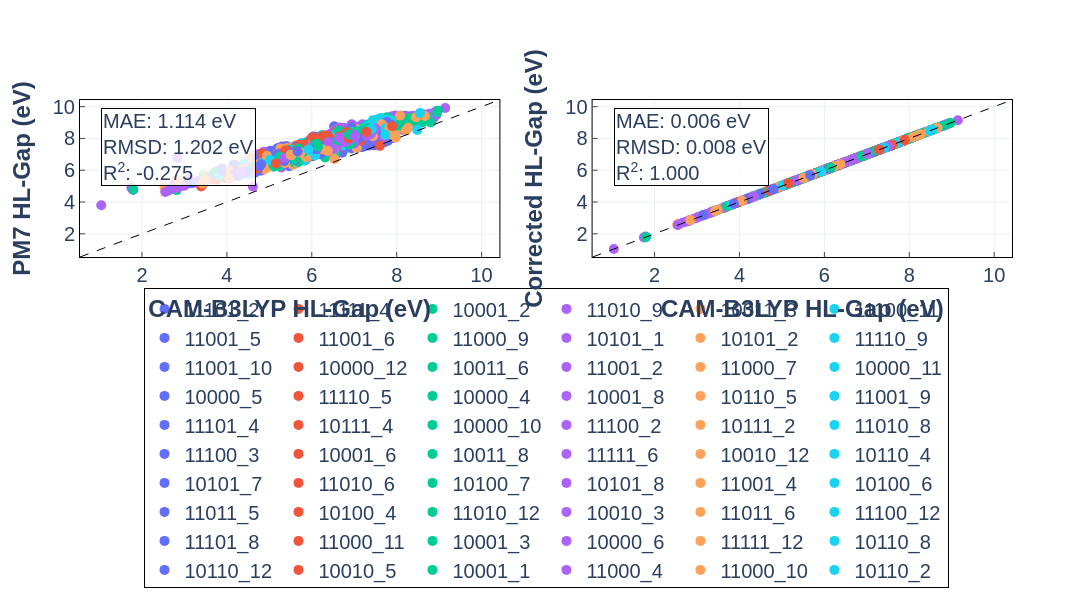
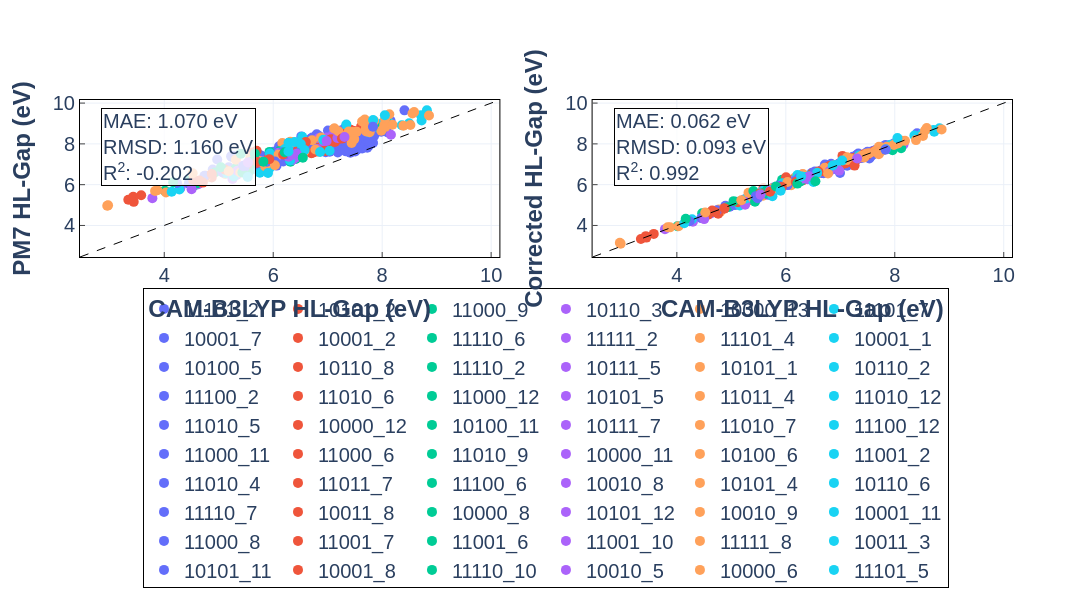
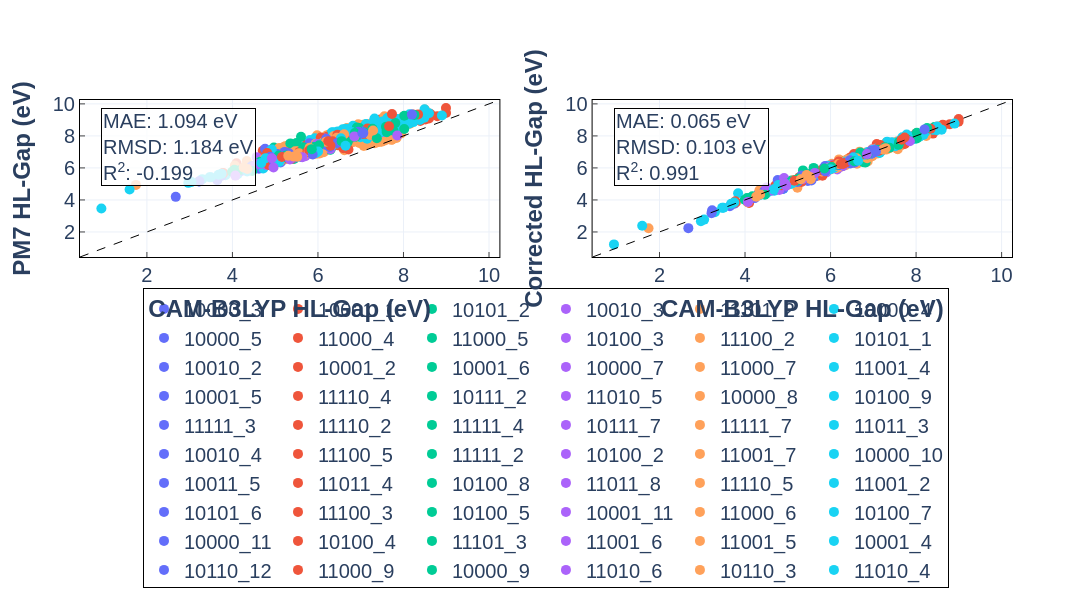

The cell these charts' notebook holds for them, in order:
### Code cell
import os

import numpy as np
import torch
from sklearn.model_selection import StratifiedKFold, train_test_split
from torch.utils.data import DataLoader, Subset

from dataset.pac_matrix import PAC5MatrixHLGapTransferLearningDataset

TARGET_FOLD = 1
K_FOLDS = 5
BATCH_SIZE = 256

device = torch.device("cuda" if torch.cuda.is_available() else "cpu")
print(f"Using device: {device}")

dataset = PAC5MatrixHLGapTransferLearningDataset()

safe_stratify_labels = build_band_gap_bin_labels(dataset)

skf = StratifiedKFold(n_splits=K_FOLDS, shuffle=True, random_state=42)

target_train_idx, target_val_idx, target_test_idx = None, None, None

for fold, (train_val_idx, test_idx) in enumerate(
    skf.split(np.zeros(len(dataset)), safe_stratify_labels), 1
):
    if fold == TARGET_FOLD:
        try:
            train_idx, val_idx = train_test_split(
                train_val_idx,
                test_size=0.125,
                random_state=42,
                stratify=safe_stratify_labels[train_val_idx],
            )
        except ValueError:
            train_idx, val_idx = train_test_split(
                train_val_idx, test_size=0.125, random_state=42
            )

        target_train_idx = train_idx
        target_val_idx = val_idx
        target_test_idx = test_idx
        break

if target_train_idx is None or target_val_idx is None or target_test_idx is None:
    raise ValueError(f"Fold {TARGET_FOLD} is out of bounds for K={K_FOLDS}")

train_sub = Subset(dataset, target_train_idx)
val_sub = Subset(dataset, target_val_idx)
test_sub = Subset(dataset, target_test_idx)

train_loader = DataLoader(train_sub, batch_size=BATCH_SIZE, shuffle=False)
val_loader = DataLoader(val_sub, batch_size=BATCH_SIZE, shuffle=False)
test_loader = DataLoader(test_sub, batch_size=BATCH_SIZE, shuffle=False)

model = GCNNDeltaCorrection().to(device)

model_path = f"../models/gcnn_3.7M-pac_grid-[PAC5-hl_gap-to_camb3lyp_hl_gap]-finetune_delta/fold_{TARGET_FOLD}.pth"
if not os.path.exists(model_path):
    raise FileNotFoundError(f"No trained model weights at {model_path} for this fold")

model.load_state_dict(torch.load(model_path, map_location=device))


def evaluate_and_plot(model, loader, split_name, fold_num, device):
    model.eval()
    results = []

    with torch.no_grad():
        for pac_tensor, low_bg, high_bg, smiles_batch, level_batch in loader:
            pac_tensor = pac_tensor.to(device)
            low_bg = low_bg.to(device)

            corrected_bg, _ = model(pac_tensor, low_bg)

            for i in range(len(smiles_batch)):
                results.append(
                    {
                        "smiles": smiles_batch[i],
                        "level": level_batch[i],
                        "pm7_bg": low_bg[i].item(),
                        "camb3lyp_bg": high_bg[i].item(),
                        "corrected_bg": corrected_bg[i].item(),
                    }
                )

    df_results = pd.DataFrame(results)

    y_true = df_results["camb3lyp_bg"]
    y_orig = df_results["pm7_bg"]
    y_corr = df_results["corrected_bg"]

    orig_mae = (y_orig - y_true).abs().mean()
    orig_rmsd = np.sqrt(((y_orig - y_true) ** 2).mean())
    orig_r2 = r2_score(y_true, y_orig)

    corr_mae = (y_corr - y_true).abs().mean()
    corr_rmsd = np.sqrt(((y_corr - y_true) ** 2).mean())
    corr_r2 = r2_score(y_true, y_corr)

    fig = make_subplots(rows=1, cols=2, horizontal_spacing=0.1)

    levels = df_results["level"].unique()
    colors = ["#636EFA", "#EF553B", "#00CC96", "#AB63FA", "#FFA15A", "#19D3F3"]

    def add_scatter_traces(col_name, subplot_col):
        for i, level in enumerate(levels):
            df_sub = df_results[df_results["level"] == level]
            fig.add_trace(
                go.Scatter(
                    x=df_sub["camb3lyp_bg"],
                    y=df_sub[col_name],
                    mode="markers",
                    name=str(level),
                    marker=dict(color=colors[i % len(colors)]),
                    text=df_sub["smiles"],
                    hovertemplate="SMILES: %{text}<br>CAM-B3LYP: %{x:.4f} eV<br>Y: %{y:.4f} eV<extra></extra>",
                    showlegend=(subplot_col == 1),
                ),
                row=1,
                col=subplot_col,
            )

    add_scatter_traces("pm7_bg", 1)
    add_scatter_traces("corrected_bg", 2)

    min_val = min(y_true.min(), y_orig.min(), y_corr.min()) - 0.5
    max_val = max(y_true.max(), y_orig.max(), y_corr.max()) + 0.5

    for col in [1, 2]:
        fig.add_trace(
            go.Scatter(
                x=[min_val, max_val],
                y=[min_val, max_val],
                mode="lines",
                line=dict(dash="dash", color="black", width=1),
                name="Parity",
                showlegend=False,
            ),
            row=1,
            col=col,
        )

    fig.update_layout(width=1100, height=550, template="plotly", font=dict(size=18))

    def get_stats_text(mae, rmsd, r2):
        return f"MAE: {mae:.3f} eV<br>RMSD: {rmsd:.3f} eV<br>R<sup>2</sup>: {r2:.3f}"

    fig.add_annotation(
        text=get_stats_text(orig_mae, orig_rmsd, orig_r2),
        xref="x domain",
        yref="y domain",
        x=0.05,
        y=0.95,
        showarrow=False,
        align="left",
        bgcolor="rgba(255,255,255,0.8)",
        bordercolor="black",
    )

    fig.add_annotation(
        text=get_stats_text(corr_mae, corr_rmsd, corr_r2),
        xref="x2 domain",
        yref="y2 domain",
        x=0.05,
        y=0.95,
        showarrow=False,
        align="left",
        bgcolor="rgba(255,255,255,0.8)",
        bordercolor="black",
    )

    fig.update_xaxes(
        title_text="<b>CAM-B3LYP HL-Gap (eV)</b>",
        row=1,
        col=1,
        range=[min_val, max_val],
    )
    fig.update_xaxes(
        title_text="<b>CAM-B3LYP HL-Gap (eV)</b>",
        row=1,
        col=2,
        range=[min_val, max_val],
    )
    fig.update_yaxes(
        title_text="<b>PM7 HL-Gap (eV)</b>", row=1, col=1, range=[min_val, max_val]
    )
    fig.update_yaxes(
        title_text="<b>Corrected HL-Gap (eV)</b>",
        row=1,
        col=2,
        range=[min_val, max_val],
    )
    fig.update_xaxes(
        linewidth=1, linecolor="black", mirror=True, ticks="inside", showline=True
    )
    fig.update_yaxes(
        linewidth=1, linecolor="black", mirror=True, ticks="inside", showline=True
    )
    fig.update_traces(marker=dict(size=10))
    fig.update_layout(
        template="plotly_white",
        font=dict(family="Helvetica", size=20),
        width=1200,
        height=600,
        paper_bgcolor="rgba(0,0,0,0)",
        showlegend=True,
        legend=dict(
            orientation="h",
            yanchor="top",
            y=-0.2,
            xanchor="center",
            x=0.5,
            bordercolor="black",
            borderwidth=1,
        ),
    )

    filename = (
        f"./bg_delta_results_finetune_delta_fold_{fold_num}_{split_name.lower()}.svg"
    )
    fig.write_image(filename)
    print(f"Saved {filename}")
    fig.show()


evaluate_and_plot(model, train_loader, "Train", TARGET_FOLD, device)
evaluate_and_plot(model, val_loader, "Val", TARGET_FOLD, device)
evaluate_and_plot(model, test_loader, "Test", TARGET_FOLD, device)
